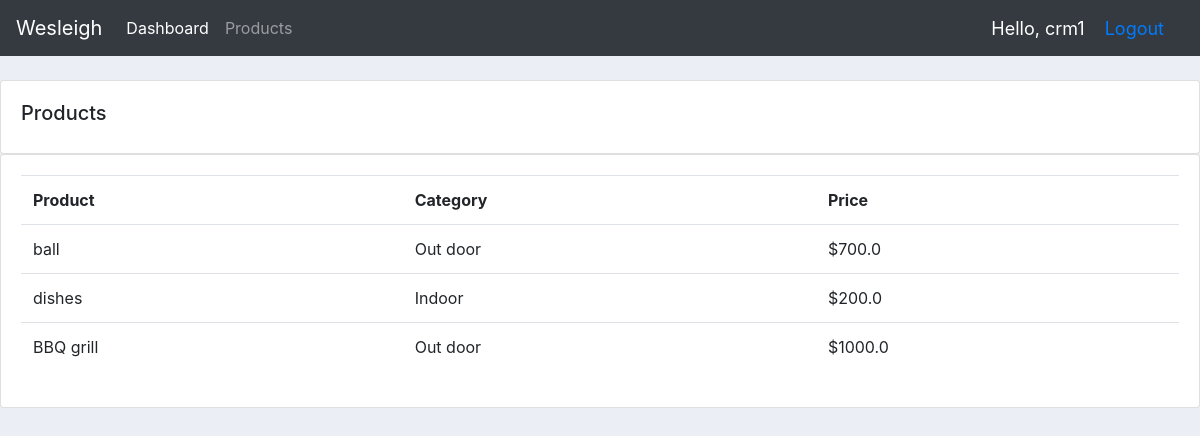
/products/ (signed in), run on the app's committed database.
### accounts/models.py (models this page shows, shortened)
class Product(models.Model):
    CATEGORY = (
        ('Indoor','Indoor'),
        ('Out door', 'Out door'),
    )
    name  = models.CharField(max_length=200,null=True)
    price = models.FloatField(null=True)
    category = models.CharField(max_length=200,null=True,choices=CATEGORY)
    description = models.CharField(max_length=200,null=True, blank=True)
    date_created = models.DateTimeField(auto_now_add=True)
    tags = models.ManyToManyField(Tag)

### accounts/views.py (the view)
# urls.py: path('products/', views.products, name='products'),
@login_required(login_url='login')
def products(request):
	products = Product.objects.all()
	return render(request,'accounts/products.html', {'products':products})

### accounts/templates/accounts/products.html (shortened to what this page needs)
{% extends 'accounts/base.html' %}\
{% block content %}
<br>
<div class="row">
    <div class="col-md">
        <div class="card card-body">
            <h5>Products</h5>
        </div>
        <div class="card card-body">
            <table class="table">
                <tr>
                    <th>Product</th>
                    <th>Category</th>
                    <th>Price</th>
                </tr>
                {% for i in products %}
                    <tr>
                        <td>{{ i.name }}</td>
                        <td>{{ i.category }}</td>
                        <td>${{ i.price }}</td>
                    </tr>
                {% endfor %}
            </table>
        </div>
    </div>
</div>
{% endblock content %}

### accounts/templates/accounts/navbar.html (shortened to what this page needs)
{% load static %}
<body>
    <nav class="navbar navbar-expand-lg navbar-dark bg-dark">
        <a class="navbar-brand" href="#">Wesleigh</a>
        <div class="collapse navbar-collapse" id="navbarNav">
            <ul class="navbar-nav">
                {% if request.user.is_staff %}
                <li class="nav-item active">
                    <a class="nav-link" href="{% url 'home' %}">Dashboard</a>
                </li>
                <li class="nav-item">
                    <a class="nav-link" href="{% url 'products' %}">Products</a>
                </li>
                {% else%}
                <li class="nav-item">
                    <a class="nav-link" href="{% url 'settings' %}">Account</a>
                </li>
                {% endif %}
            </ul>
        </div>
        <span class="hello-msg">Hello, {{request.user}} </span>
        <span class="hello-msg"><a href="{% url 'logout' %}">Logout</a></span>
    </nav>

### static/css/main.css (style rules this page uses)
body { background-color: #ebeff5; }

### accounts/templates/accounts/navbar.html (style rules this page uses)
.hello-msg { font-size: 18px; color: #fff; margin-right: 20px; }

### data on the page
Product: name "ball", category "Out door", price "700.0"
Product: name "dishes", category "Indoor", price "200.0"
Product: name "BBQ grill", category "Out door", price "1000.0"

### other printed values
{{ request.user }} "crm1"
